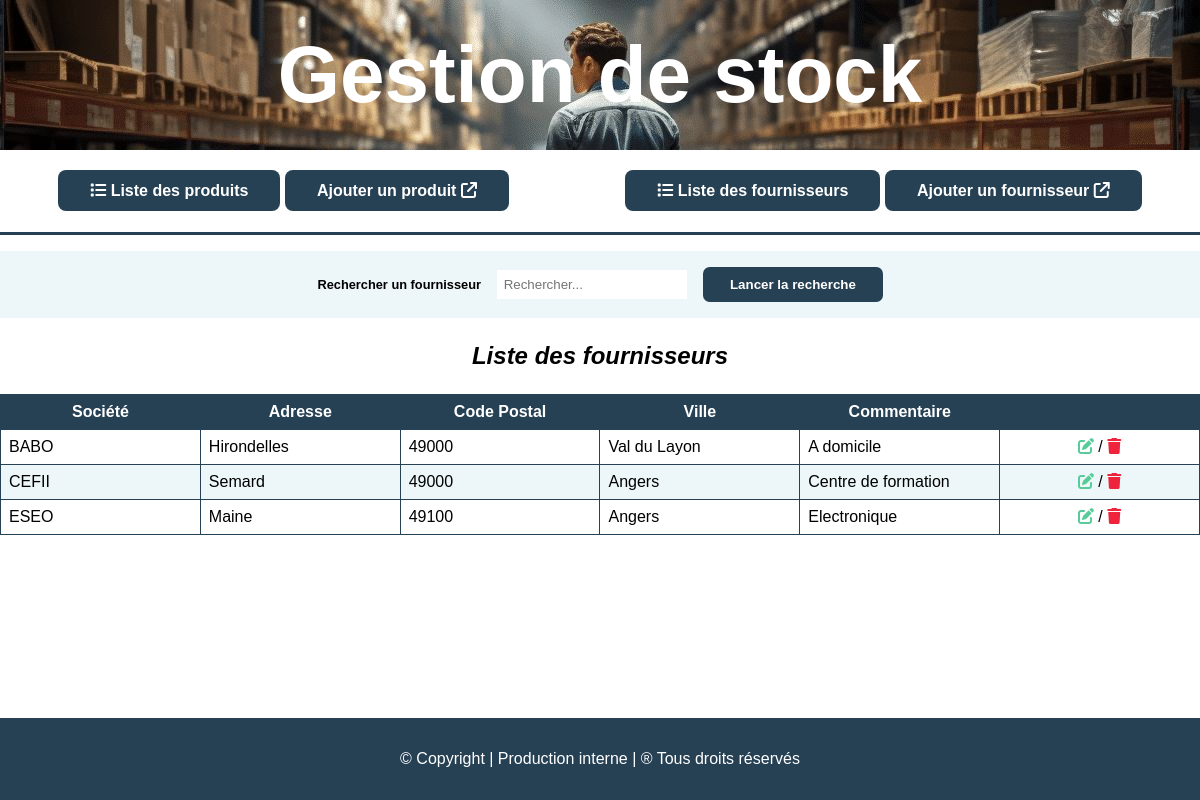
The app's page /index.php?page=listeFournisseur with its own data.
### tables this page shows
CREATE TABLE IF NOT EXISTS `fournisseurs` (
  `idfournisseur` int NOT NULL AUTO_INCREMENT,
  `societe` varchar(45) NOT NULL,
  `adresse` varchar(45) NOT NULL,
  `cp` varchar(45) NOT NULL,
  `ville` varchar(45) NOT NULL,
  `commentaire` varchar(45) NOT NULL,
  PRIMARY KEY (`idfournisseur`)
);

### pages/liste_fournisseur.php (the view)
<?php
$search = $_POST['search'] ?? null;
if ($search) {
    $search = "%" . $search . "%";
    $requete = $connexion->prepare("SELECT idfournisseur, societe, adresse, cp, ville, commentaire
        FROM fournisseurs
        WHERE idfournisseur LIKE :search
        OR societe LIKE :search
        OR adresse LIKE :search
        OR cp LIKE :search
        OR ville LIKE :search
        OR commentaire LIKE :search
        ORDER BY societe ASC");
    $requete->bindParam(':search', $search);
    $requete->execute();
    $fournisseurs = $requete->fetchall(PDO::FETCH_ASSOC);
    if (!$fournisseurs) {
        $fournisseurs[] = [
            'societe' => "Inconnu",
            'adresse' => "...",
            'cp' => "...",
            'ville' => "...",
            'commentaire' => "...",
            'idfournisseur' => null
        ];
    }
} else {
    $requete = $connexion->prepare("SELECT * FROM fournisseurs ORDER BY societe ASC");
    $requete->execute();
    $fournisseurs = $requete->fetchall(PDO::FETCH_ASSOC);
}
?>
<form class="recherche" method="post" action="#">
    <label for="search">Rechercher un fournisseur</label>
    <input type="text" id="search" name="search" placeholder="Rechercher...">
    <input type="submit" value="Lancer la recherche">
</form>
<table>
    <caption>Liste des fournisseurs</caption>
    <tr>
        <th>Société</th>
        <th>Adresse</th>
        <th>Code Postal</th>
        <th>Ville</th>
        <th>Commentaire</th>
        <th></th>
    </tr>
    <?php
    foreach ($fournisseurs as $fournisseur) {
    ?>
        <tr>
            <td><?php echo $fournisseur['societe']; ?></td>
            <td><?php echo $fournisseur['adresse']; ?></td>
            <td><?php echo $fournisseur['cp']; ?></td>
            <td><?php echo $fournisseur['ville']; ?></td>
            <td><?php echo $fournisseur['commentaire']; ?></td>
            <td class="derniereColonne">
                <a href="index.php?page=formulaireFournisseur&idfournisseur=<?php echo $fournisseur['idfournisseur']; ?>"><i class='fa-solid fa-pen-to-square'></i></a> /
                <a href="index.php?page=deleteFournisseur&idfournisseur=<?php echo $fournisseur['idfournisseur']; ?>"><i class='fa-solid fa-trash'></i></a>
            </td>
        </tr>
    <?php
    }
    ?>
</table>

### corps/header.php (shortened to what this page needs)
<!DOCTYPE html>
<html lang="fr">
<head>
    <link rel="stylesheet" href="styles/style.css">
</head>
<body>
    <div id=wrapper>
        <header>
            <p>Gestion de stock</p>
        </header>

### corps/menu.php
<main>
    <nav>
        <ul>
            <li>
                <a href="index.php?page=listeProduit"><i class="fa-solid fa-list"></i> Liste des produits</a>
                <a href="index.php?page=formulaireProduit&param=create">Ajouter un produit <i class="fa-solid fa-arrow-up-right-from-square"></i></a>
            </li>
            <li>
                <a href="index.php?page=listeFournisseur"><i class="fa-solid fa-list"></i> Liste des fournisseurs</a>
                <a href="index.php?page=formulaireFournisseur&param=create">Ajouter un fournisseur <i class="fa-solid fa-arrow-up-right-from-square"></i></a>
            </li>
        </ul>
    </nav>

### index.php (shortened to what this page needs)
<?php
include "traitement/connect.php";
include "corps/header.php";
include "corps/menu.php";
$page = $_GET["page"] ?? "listeProduit";
switch ($page) {
    case "listeFournisseur":
        include "pages/liste_fournisseur.php";
        break;
}
include "corps/footer.php";

### corps/footer.php
        </main>
        <footer>
            <p class="copyright">© Copyright | Production interne | ® Tous droits réservés</p>
        </footer>
    </div>
</body>
</html>

### styles/style.css (style rules this page uses)
html, body { height: 100%; margin: 0; }
#wrapper { display: flex; flex-direction: column; max-width: 1280px; margin: auto; height: 100%; font-family: sans-serif; }
main { flex: 1; }
header { display: flex; justify-content: center; align-items: center; height: 150px; background-image: url("../images/bandeau.jpg"); color: #FFFFFF; font-size: 5em; font-weight: bold; }
ul { display: flex; justify-content: space-around; align-items: center; border-bottom: 3px solid #264054; padding: 2em 0; margin: 0; }
li { list-style-type: none; }
li a { padding: 0.75em 2em; background-color: #264054; border-radius: 0.5em; color: #FFFFFF; font-weight: bold; text-decoration: none; }
.recherche { display: flex; justify-content: center; align-items: center; gap: 1em; margin-top: 1em; }
.recherche label { margin:0; }
.recherche input[type="submit"] { margin: 0; }
caption { margin: 1em 0; font-size: 1.5em; font-weight: bold; font-style: italic; }
table { width: 100%; border-collapse: collapse; table-layout: fixed; }
th, td { padding: 0.5em; border: 1px solid #264054; }
th { background-color:#264054; color: #FFFFFF; }
tr:nth-child(odd) { background-color: #edf6f9; }
.derniereColonne { text-align: center; text-decoration: none; }
.fa-pen-to-square { color: #57cc99; }
.fa-trash { color: #ef233c; }
form { padding: 1em 0em; background-color: #edf6f9; }
label { margin-bottom: 0.5em; font-size: 0.8em; font-weight: bold; }
input, select, textarea { border: none; padding: 0.5em; }
input[type="submit"] { display: flex; margin: auto; border-radius: 0.5em; padding: 0.75em 2em; margin-top: 1em; background-color: #264054; color:#FFFFFF; font-weight: bold; cursor: pointer; }
footer { padding: 1em 0; margin-top: 1em; background-color: #264054; color: #FFFFFF; text-align: center; }

### records on screen
fournisseurs: societe "BABO", adresse "Hirondelles", cp "49000", ville "Val du Layon", commentaire "A domicile"
fournisseurs: societe "CEFII", adresse "Semard", cp "49000", ville "Angers", commentaire "Centre de formation"
fournisseurs: societe "ESEO", adresse "Maine", cp "49100", ville "Angers", commentaire "Electronique"
